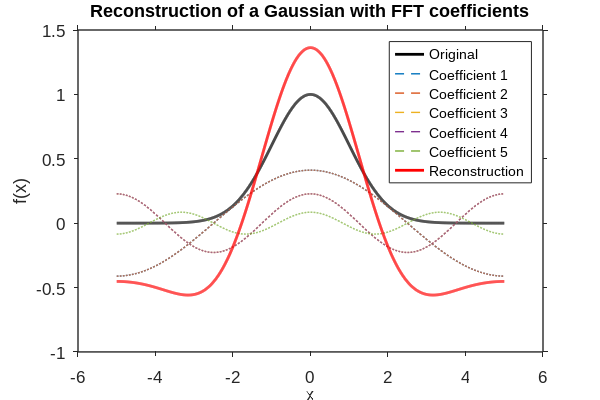

This chart was generated by the following MATLAB code:
%% Parameters
N      = 2048;                % number of sample points
x      = linspace(-5,5,N)';   % domain
sigma  = 1;                   % Gaussian width

%% Original data
y = exp(-x.^2/(2*sigma^2));

%% Compute FFT
Y  = fft(y);
f  = (0:N-1)'/N * (2*pi/(x(2)-x(1)));   % angular-frequency vector (unused for plotting)
mag = abs(Y);

%% Pick top 5 non-DC coefficients
%  - exclude the DC term at index 1
[~, idx_sorted] = sort(mag(2:end),'descend');
top_idx = idx_sorted(1:5) + 1;  % shift by +1 because we skipped DC

%% Build individual sinusoids and reconstruction
y_sin = zeros(N,5);
y_rec = zeros(N,1);
for k = 1:5
    iC = top_idx(k);
    
    % build a spectrum with only this coefficient and its complex conjugate
    Yk = zeros(N,1);
    Yk(iC)                    = Y(iC);
    Yk(mod(N-iC+2-1,N)+1)     = Y(mod(N-iC+2-1,N)+1);  % conjugate partner

    % get the real sinusoid
    yk = real(ifft(Yk));
    
    y_sin(:,k) = yk;
    y_rec      = y_rec + yk;
end

%% Plotting — publication quality
figure('Units','inches','Position',[1 1 6 4]);
hold on; box on;

% 1) Original Gaussian
h0 = plot(x, y, 'k-', 'LineWidth', 2);

% 2) Individual sinusoids
colors = lines(5);
for k = 1:5
    hk(k) = plot(x, y_sin(:,k), '--', 'LineWidth', 1, 'Color', colors(k,:));
end

% 3) Reconstruction
hr = plot(x, y_rec, 'r-', 'LineWidth', 2);

% Axes and labels
xlabel('x',       'FontName','Arial','FontSize',14);
ylabel('f(x)',    'FontName','Arial','FontSize',14);
set(gca, ...
    'FontName','Arial', ...
    'FontSize',12, ...
    'LineWidth',1, ...
    'TickDir','out' ...
);

% Collect all handles into one vector
allHandles = [h0, hk, hr];

% Build a cell array of names matching the handles
legNames = cell(1, numel(allHandles));
legNames{1} = 'Original';
for k = 1:5
    legNames{1 + k} = sprintf('Coefficient %d', k);
end
legNames{end} = 'Reconstruction';

% Now call legend with the handles and the matching names cell array
leg = legend(allHandles, legNames, 'Location', 'northeast');
set(leg, 'FontName', 'Arial', 'FontSize', 10);
title('Reconstruction of a Gaussian with FFT coefficients')

% (Optional) set up for vector‑graphic export
set(gcf, 'PaperPositionMode','auto');
exportgraphics(gcf, 'gauss.pdf', 'Resolution', 500);


hold off;
